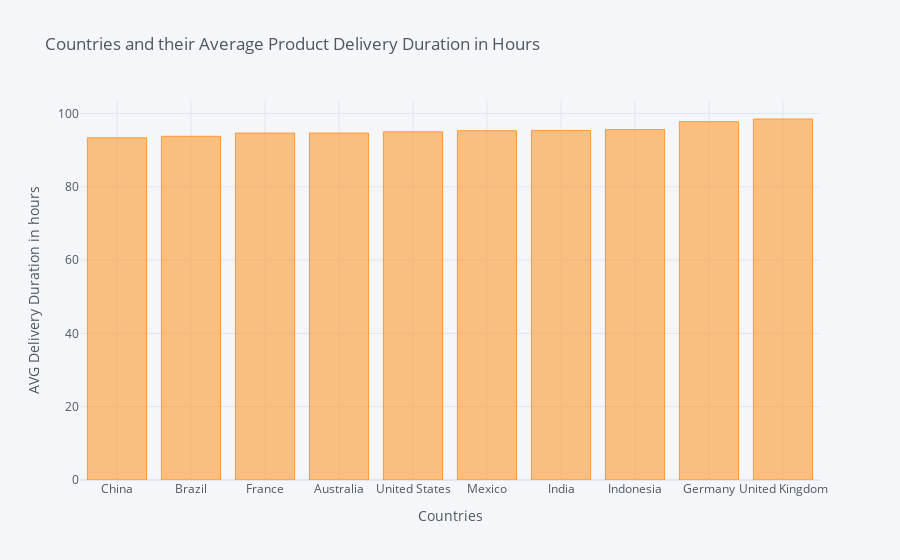

The notebook cell saved with this chart:
### Code cell
top10_sales_country_DD.iplot(kind='bar', x='Country', y='Duration_in_hours',
                            title='Countries and their Average Product Delivery Duration in Hours',
                            xTitle='Countries', 
                            yTitle='AVG Delivery Duration in hours')

### Figure 1 — Plotly figure (JSON) as saved in the notebook; plotly's stock layout.template omitted (floating-point values rounded to 4 significant figures)
{"data": [{"marker": {"color": "rgba(255, 153, 51, 0.6)", "line": {"color": "rgba(255, 153, 51, 1.0)", "width": 1}}, "name": "Duration_in_hours", "orientation": "v", "text": "", "type": "bar", "x": ["China", "Brazil", "France", "Australia", "United States", "Mexico", "India", "Indonesia", "Germany", "United Kingdom"], "y": [93.37, 93.78, 94.66, 94.66, 95.01, 95.3, 95.38, 95.6, 97.77, 98.5]}], "layout": {"legend": {"bgcolor": "#F5F6F9", "font": {"color": "#4D5663"}}, "paper_bgcolor": "#F5F6F9", "plot_bgcolor": "#F5F6F9", "title": {"font": {"color": "#4D5663"}, "text": "Countries and their Average Product Delivery Duration in Hours"}, "xaxis": {"gridcolor": "#E1E5ED", "showgrid": true, "tickfont": {"color": "#4D5663"}, "title": {"font": {"color": "#4D5663"}, "text": "Countries"}, "zerolinecolor": "#E1E5ED"}, "yaxis": {"gridcolor": "#E1E5ED", "showgrid": true, "tickfont": {"color": "#4D5663"}, "title": {"font": {"color": "#4D5663"}, "text": "AVG Delivery Duration in hours"}, "zerolinecolor": "#E1E5ED"}}}
